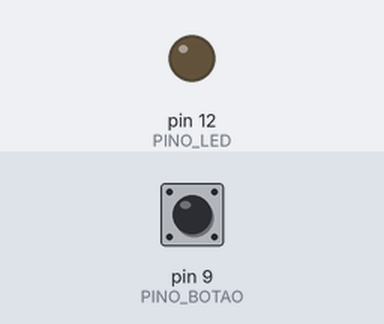
This sketch was run on a simulated Arduino Uno, built with avr-gcc and run on an emulated ATmega328P. Shown: output pins drawn as LEDs (lit = HIGH). The test bench sets the inputs (shaded band); at power-on: pin 9 (PINO_BOTAO) LOW.

Above: at 1.2 s.
1.3 s: pin 9 (PINO_BOTAO) pulled HIGH for 0.15 s
At 1.37 s:
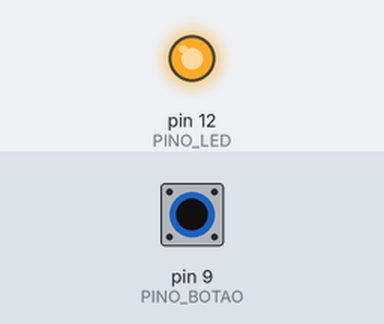
2.9 s: pin 9 (PINO_BOTAO) pulled HIGH for 3.2 s
At 7.3 s:
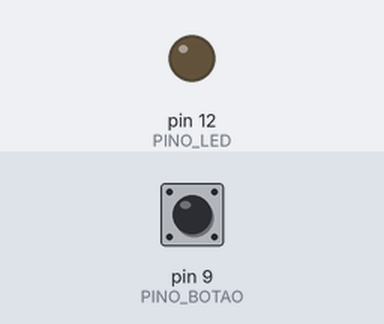
Timing chart, 0 to 8.8 s (numbered marks = the images above; inputs shaded):
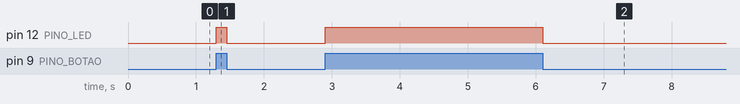

The sketch:

leitura-botao.ino
```cpp
/**
 * Teste de leitura de um botao.
 */

int PINO_BOTAO = 9;
int PINO_LED = 12;

void setup() {
  pinMode(PINO_BOTAO, INPUT); // configura o pino com o botao como entrada
  pinMode(PINO_LED, OUTPUT); // configura o pino com o LED como saida
}

void loop() {
  if (digitalRead(PINO_BOTAO) == HIGH) { // se botao estiver pressionado
    digitalWrite(PINO_LED, HIGH); // acende o LED
  } else {
    digitalWrite(PINO_LED, LOW); // se nao estiver pressionado, apaga o LED
  }
}
```

Measured:
- after the input at 1.3 s, pin 12 (PINO_LED): LOW → HIGH at once, → LOW 0.15 s later
- after the input at 2.9 s, pin 12 (PINO_LED): LOW → HIGH at once, → LOW 3.2 s later
